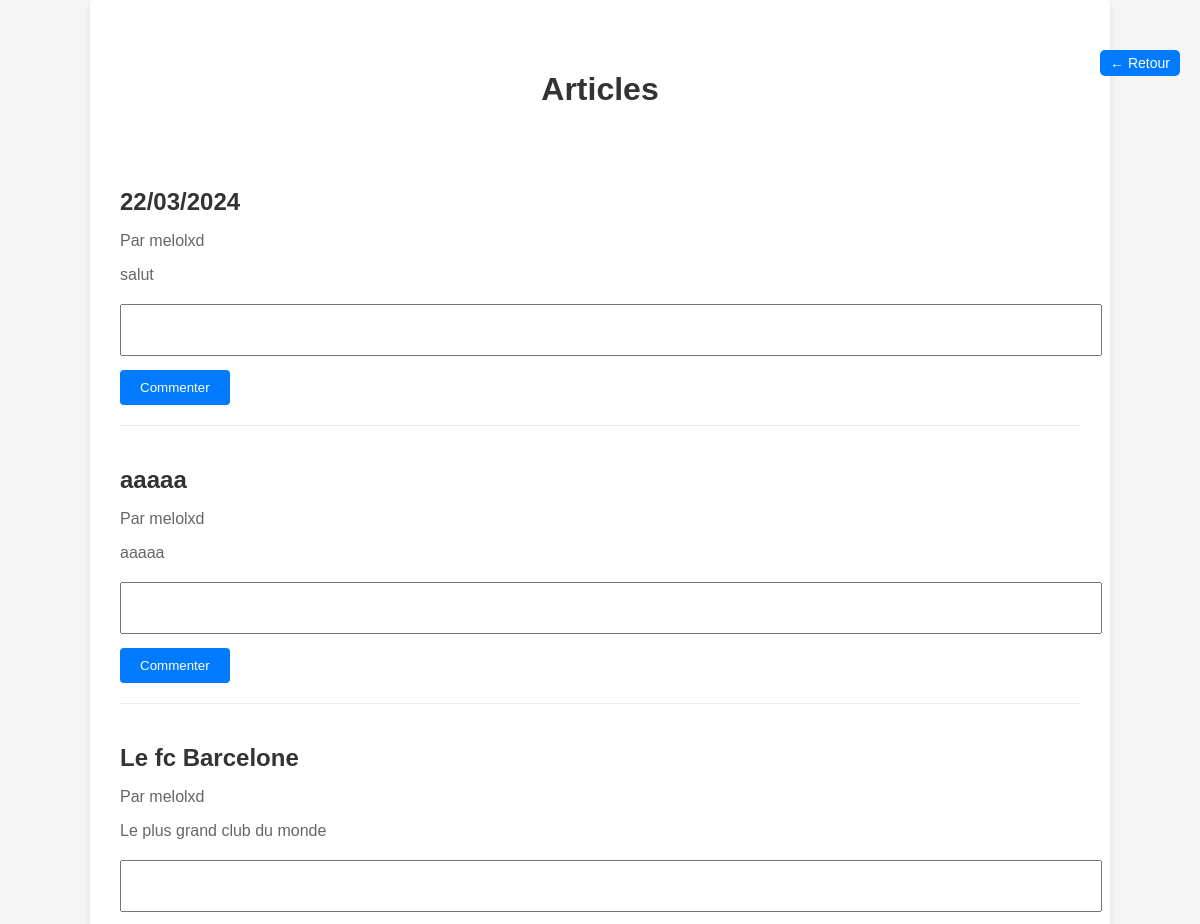
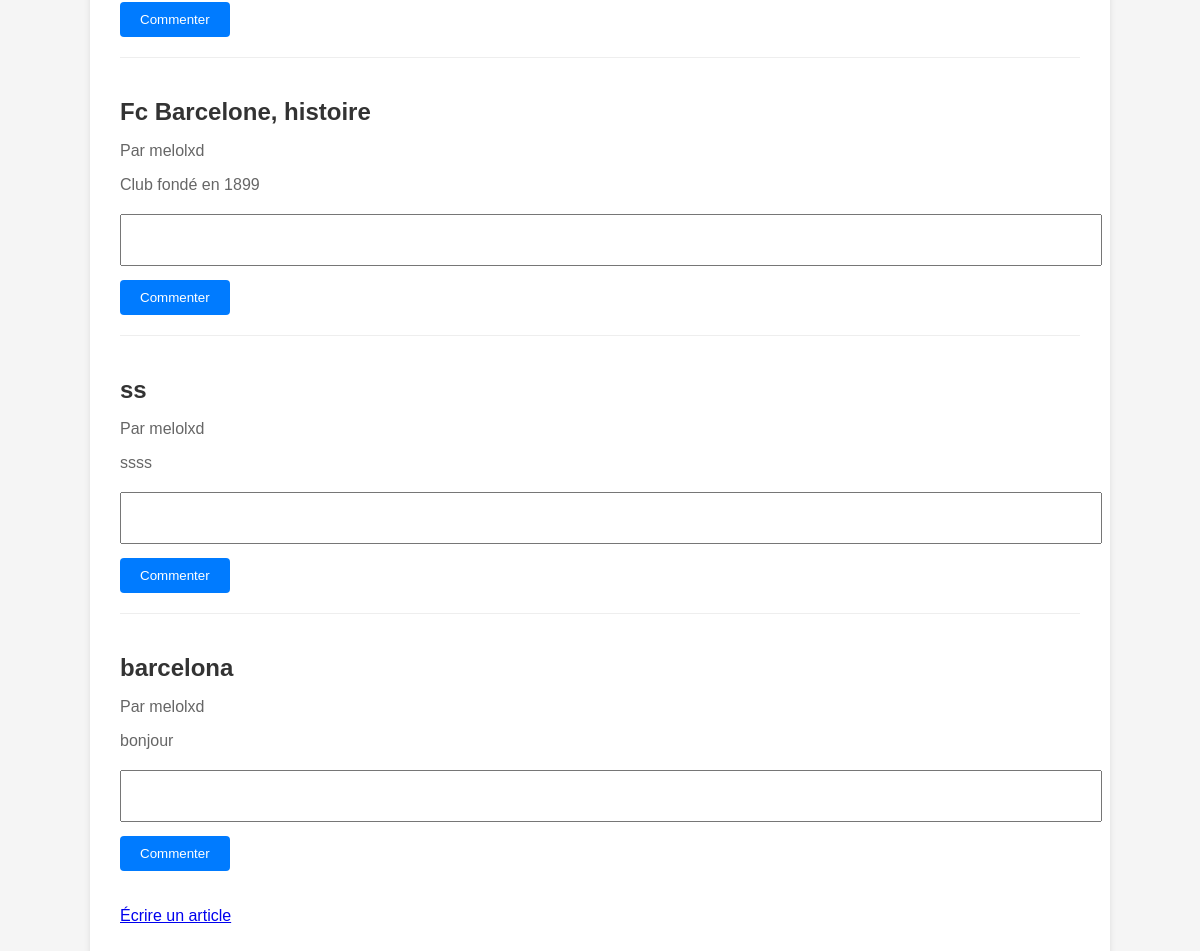
The page /articles on the database its author committed (2 pictures, top to bottom).
### tables this page shows
CREATE TABLE articles (
    id INTEGER PRIMARY KEY AUTOINCREMENT,
    title TEXT NOT NULL,
    content TEXT NOT NULL,
    author_id INTEGER NOT NULL,
    created_at TIMESTAMP DEFAULT CURRENT_TIMESTAMP,
    FOREIGN KEY (author_id) REFERENCES users (id)
);

CREATE TABLE users (
    id INTEGER PRIMARY KEY AUTOINCREMENT,
    email TEXT NOT NULL UNIQUE,
    username TEXT NOT NULL UNIQUE,
    password_hash TEXT NOT NULL
);

### code.py (the view)
@app.route('/articles')
def articles():
    conn = sqlite3.connect('mydatabase.db')
    cursor = conn.cursor()
    cursor.execute('''
        SELECT articles.id, articles.title, articles.content, users.username
        FROM articles
        INNER JOIN users ON articles.author_id = users.id
        ORDER BY articles.created_at DESC
    ''')
    articles = cursor.fetchall()
    conn.close()
    return render_template('articles.html', articles=articles)

### templates/articles.html (shortened to what this page needs)
<!DOCTYPE html>
<html lang="fr">
<head>
</head>
<body>
    <div class="container">
        <h1>Articles</h1>
        <ul>
            {% for article in articles %}
                <li>
                    <h2>{{ article[1] }}</h2>
                    <p>Par {{ article[3] }}</p>
                    <p>{{ article[2] }}</p>
                    <form method="post" action="/articles/{{ article[0] }}/comments">
                        <textarea name="content" required></textarea>
                        <input type="submit" value="Commenter">
                    </form>
                </li>
            {% endfor %}
        </ul>
        <a href="/write-article" class="button">Écrire un article</a>
    </div>
    {% include 'back.html' %}
</body>
</html>

### templates/articles.html (style rules this page uses)
body { font-family: Arial, sans-serif; background-color: #f5f5f5; margin: 0; padding: 0; }
.container { width: 80%; max-width: 1000px; margin: auto; padding: 50px 30px; background-color: #fff; box-shadow: 0 4px 6px rgba(0, 0, 0, 0.1); border-radius: 4px; }
h1 { color: #333; text-align: center; margin-bottom: 40px; }
ul { list-style-type: none; padding: 0; }
li { border-bottom: 1px solid #eee; padding: 20px 0; }
li:last-child { border-bottom: none; }
h2 { color: #333; margin-bottom: 5px; }
p { color: #666; margin-bottom: 5px; }
form { margin-top: 20px; }
textarea { width: 100%; padding: 10px; margin-bottom: 10px; resize: none; }
input[type="submit"] { background-color: #007bff; color: #fff; border: none; padding: 10px 20px; cursor: pointer; border-radius: 4px; }

### rows shown on the page
articles: title "22/03/2024", username "melolxd", content "salut"
articles: title "aaaaa", username "melolxd", content "aaaaa"
articles: title "Le fc Barcelone", username "melolxd", content "Le plus grand club du monde"
articles: title "Fc Barcelone, histoire", username "melolxd", content "Club fondé en 1899"
articles: title "ss", username "melolxd", content "ssss"
articles: title "barcelona", username "melolxd", content "bonjour"
